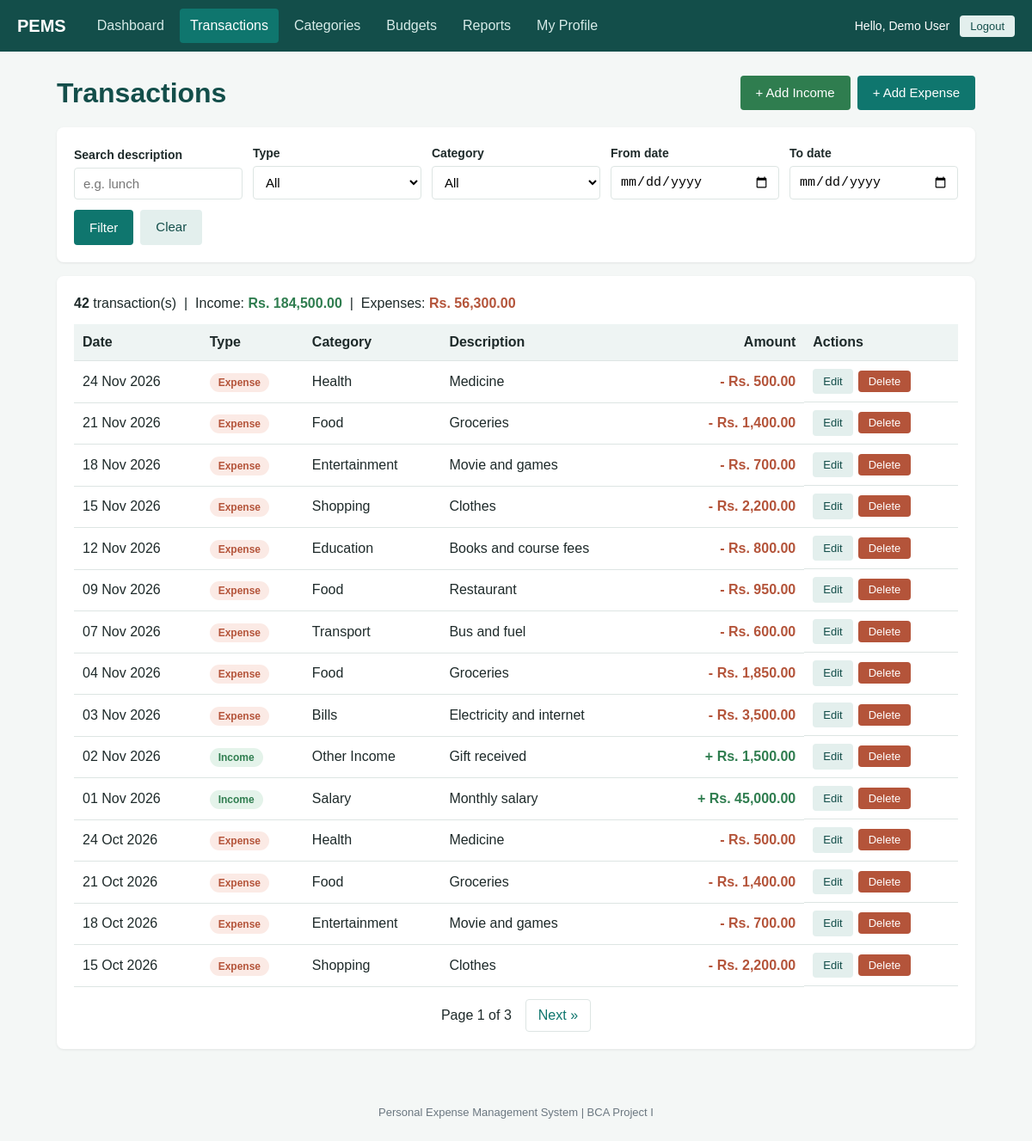
Screenshot of /transactions/index.php (signed in) with the database file from the repository.
### tables this page shows
CREATE TABLE IF NOT EXISTS transactions (
    transaction_id    INT UNSIGNED NOT NULL AUTO_INCREMENT,
    user_id           INT UNSIGNED NOT NULL,
    category_id       INT UNSIGNED NOT NULL,
    amount            DECIMAL(12,2) NOT NULL,
    type              ENUM('income','expense') NOT NULL,
    description       VARCHAR(255) NOT NULL DEFAULT '',
    transaction_date  DATE NOT NULL,
    created_at        TIMESTAMP NOT NULL DEFAULT CURRENT_TIMESTAMP,
    PRIMARY KEY (transaction_id),
    KEY idx_tx_user_date (user_id, transaction_date),    
    KEY idx_tx_user_type (user_id, type),
    KEY idx_tx_category (category_id),
    CONSTRAINT chk_tx_amount CHECK (amount > 0),
    CONSTRAINT fk_tx_user
        FOREIGN KEY (user_id) REFERENCES users (user_id)
        ON DELETE CASCADE,
    CONSTRAINT fk_tx_category
        FOREIGN KEY (category_id) REFERENCES categories (category_id)
        ON DELETE RESTRICT                           
);

CREATE TABLE IF NOT EXISTS categories (
    category_id    INT UNSIGNED NOT NULL AUTO_INCREMENT,
    user_id        INT UNSIGNED NOT NULL,
    category_name  VARCHAR(50) NOT NULL,
    category_type  ENUM('income','expense') NOT NULL DEFAULT 'expense',
    status         ENUM('active','inactive') NOT NULL DEFAULT 'active',
    PRIMARY KEY (category_id),
    UNIQUE KEY uq_category_per_user (user_id, category_name, category_type),
    CONSTRAINT fk_categories_user
        FOREIGN KEY (user_id) REFERENCES users (user_id)
        ON DELETE CASCADE                           
);

### includes/functions.php (called while the page is built, shortened)
<?php
function get_text(string $key): string
{
    return (isset($_GET[$key]) && is_string($_GET[$key])) ? trim($_GET[$key]) : '';
}
function read_id($value): int
{
    $id = filter_var($value, FILTER_VALIDATE_INT);
    return ($id !== false && $id > 0) ? $id : 0;
}
function e($value): string
{
    return htmlspecialchars((string) $value, ENT_QUOTES, 'UTF-8');
}
function current_user_id(): int
{
    return (int) ($_SESSION['user_id'] ?? 0);
}
function format_money($amount): string
{
    return 'Rs. ' . number_format((float) $amount, 2);
}

### includes/transaction_functions.php (called while the page is built, shortened)
<?php
function read_transaction_filters(): array
{
    $errors  = [];
    $filters = ['type' => '', 'category_id' => 0, 'date_from' => '', 'date_to' => '', 'q' => ''];
    $type = get_text('type');
    $filters['category_id'] = read_id(get_text('category_id'));
    $filters['q'] = mb_substr(get_text('q'), 0, 100);
    foreach (['date_from' => 'From date', 'date_to' => 'To date'] as $key => $label) {
        $value = get_text($key);
        if ($value === '') {
            continue;
        }
    }
    return [$filters, $errors];
}
function build_transaction_where(array $filters, int $userId): array
{
    $where  = ['t.user_id = ?'];
    $params = [$userId];
    return [implode(' AND ', $where), $params];
}

### transactions/index.php (the view, shortened to what this page needs)
<?php
require_once __DIR__ . '/../includes/auth_check.php';
require_once __DIR__ . '/../includes/transaction_functions.php';
$userId  = current_user_id();
$perPage = 15;
list($filters, $filterErrors) = read_transaction_filters();
list($whereSql, $params)      = build_transaction_where($filters, $userId);
$stmt = $pdo->prepare(
    "SELECT COUNT(*) AS row_count,
            COALESCE(SUM(CASE WHEN t.type = 'income'  THEN t.amount END), 0) AS income_total,
            COALESCE(SUM(CASE WHEN t.type = 'expense' THEN t.amount END), 0) AS expense_total
     FROM transactions t
     WHERE $whereSql"
);
$stmt->execute($params);
$summary = $stmt->fetch();
$rowCount = (int) $summary['row_count'];
$totalPages = max(1, (int) ceil($rowCount / $perPage));
$page       = min(max(1, read_id(get_text('page'))), $totalPages);
$offset     = ($page - 1) * $perPage;
$stmt = $pdo->prepare(
    "SELECT t.transaction_id, t.amount, t.type, t.description, t.transaction_date, c.category_name
     FROM transactions t
     JOIN categories c ON c.category_id = t.category_id
     WHERE $whereSql
     ORDER BY t.transaction_date DESC, t.transaction_id DESC
     LIMIT $perPage OFFSET $offset"
);
$stmt->execute($params);
$transactions = $stmt->fetchAll();
function page_link(array $filters, int $page): string
{
    $query = array_filter($filters, function ($v) { return $v !== '' && $v !== 0; });
    $query['page'] = $page;
    return BASE_URL . '/transactions/index.php?' . http_build_query($query);
}
$filtersActive = ($filters['type'] !== '' || $filters['category_id'] > 0 || $filters['date_from'] !== ''
                  || $filters['date_to'] !== '' || $filters['q'] !== '');
require __DIR__ . '/../includes/header.php';
?>
<div class="page-header">
    <h1>Transactions</h1>
    <div class="btn-group">
        <a class="btn btn-success" href="<?php echo BASE_URL; ?>/transactions/add.php?type=income">+ Add Income</a>
        <a class="btn btn-primary" href="<?php echo BASE_URL; ?>/transactions/add.php?type=expense">+ Add Expense</a>
    </div>
</div>
<form method="get" action="" class="card filter-form">
    <div class="form-group">
        <label for="q">Search description</label>
        <input type="text" id="q" name="q" value="<?php echo e($filters['q']); ?>" maxlength="100" placeholder="e.g. lunch">
    </div>
    <div class="form-group">
        <label for="type">Type</label>
        <select id="type" name="type">
            <option value="">All</option>
        </select>
    </div>
    <div class="form-group">
        <label for="category_id">Category</label>
        <select id="category_id" name="category_id">
            <option value="">All</option>
        </select>
    </div>
    <div class="form-group">
        <label for="date_from">From date</label>
        <input type="date" id="date_from" name="date_from" value="<?php echo e($filters['date_from']); ?>">
    </div>
    <div class="form-group">
        <label for="date_to">To date</label>
        <input type="date" id="date_to" name="date_to" value="<?php echo e($filters['date_to']); ?>">
    </div>
    <div class="form-group filter-buttons">
        <button type="submit" class="btn btn-primary">Filter</button>
        <a class="btn btn-light" href="<?php echo BASE_URL; ?>/transactions/index.php">Clear</a>
    </div>
</form>
<div class="card">
<?php if ($rowCount === 0): ?>
    <p class="empty-state">
        <?php if ($filtersActive): ?>
            No transactions match your filters.
        <?php else: ?>
            No transactions yet. Use "Add Income" or "Add Expense" to record your first one.
        <?php endif; ?>
    </p>
<?php else: ?>
    <p class="result-summary">
        <strong><?php echo $rowCount; ?></strong> transaction(s)<?php echo $filtersActive ? ' match your filters' : ''; ?>
        &nbsp;|&nbsp; Income: <span class="amount-income"><?php echo e(format_money($summary['income_total'])); ?></span>
        &nbsp;|&nbsp; Expenses: <span class="amount-expense"><?php echo e(format_money($summary['expense_total'])); ?></span>
    </p>
    <div class="table-wrap">
    <table>
        <tr>
            <th>Date</th>
            <th>Type</th>
            <th>Category</th>
            <th>Description</th>
            <th class="text-right">Amount</th>
            <th>Actions</th>
        </tr>
        <?php foreach ($transactions as $t): ?>
        <tr>
            <td><?php echo e(date('d M Y', strtotime($t['transaction_date']))); ?></td>
            <td><span class="badge badge-<?php echo e($t['type']); ?>"><?php echo e(ucfirst($t['type'])); ?></span></td>
            <td><?php echo e($t['category_name']); ?></td>
            <td><?php echo e($t['description']); ?></td>
            <td class="text-right amount-<?php echo e($t['type']); ?>">
                <?php echo $t['type'] === 'income' ? '+' : '-'; ?> <?php echo e(format_money($t['amount'])); ?>
            </td>
            <td class="actions">
                <a class="btn btn-small btn-light" href="<?php echo BASE_URL; ?>/transactions/edit.php?id=<?php echo (int) $t['transaction_id']; ?>">Edit</a>
                <form method="post" action="<?php echo BASE_URL; ?>/transactions/delete.php"
                      data-confirm="Delete this <?php echo e($t['type']); ?> of <?php echo e(format_money($t['amount'])); ?> (<?php echo e($t['category_name']); ?>)? This cannot be undone.">
                    <button type="submit" class="btn btn-small btn-danger">Delete</button>
                </form>
            </td>
        </tr>
        <?php endforeach; ?>
    </table>
    </div>
    <?php if ($totalPages > 1): ?>
    <div class="pagination">
        <span>Page <?php echo $page; ?> of <?php echo $totalPages; ?></span>
        <?php if ($page < $totalPages): ?>
            <a href="<?php echo e(page_link($filters, $page + 1)); ?>">Next &raquo;</a>
        <?php endif; ?>
    </div>
    <?php endif; ?>
<?php endif; ?>
</div>
<?php require __DIR__ . '/../includes/footer.php'; ?>

### assets/css/style.css (style rules this page uses)
:root { --primary: #0f766e; --primary-dark: #134e4a; --bg: #f4f7f6; --card: #ffffff; --text: #1e2a2a; --muted: #6b7780; --border: #dde5e3; --danger: #b4543a; --success: #2f7d4f; --income: #2f7d4f; --expense: #b4543a; }
* { box-sizing: border-box; }
body { margin: 0; min-height: 100vh; display: flex; flex-direction: column; font-family: Arial, Helvetica, sans-serif; background: var(--bg); color: var(--text); line-height: 1.5; }
h1 { color: var(--primary-dark); margin: 0 0 16px; }
a { color: var(--primary); }
.card { background: var(--card); border-radius: 8px; padding: 20px; margin-bottom: 16px; box-shadow: 0 1px 3px rgba(0, 0, 0, 0.08); }
.form-group { margin-bottom: 14px; }
label { display: block; font-weight: bold; margin-bottom: 4px; font-size: 14px; }
input[type="text"], input[type="email"], input[type="password"], input[type="number"], input[type="date"], select, textarea { width: 100%; padding: 9px 10px; border: 1px solid var(--border); border-radius: 4px; font-size: 15px; background: #fff; }
.btn { display: inline-block; padding: 9px 18px; border: none; border-radius: 4px; font-size: 15px; cursor: pointer; text-decoration: none; }
.btn-primary { background: var(--primary); color: #fff; }
.btn-danger { background: var(--danger); color: #fff; }
.btn-light { background: #e3efed; color: var(--primary-dark); }
.btn-small { padding: 5px 12px; font-size: 13px; }
table { width: 100%; border-collapse: collapse; }
th, td { text-align: left; padding: 9px 10px; border-bottom: 1px solid var(--border); }
th { background: #eef4f3; }
.page-header { display: flex; justify-content: space-between; align-items: center; margin-bottom: 16px; flex-wrap: wrap; gap: 10px; }
.page-header h1 { margin: 0; }
.badge { display: inline-block; padding: 2px 10px; border-radius: 12px; font-size: 12px; font-weight: bold; }
.badge-income { background: #e4f3ea; color: var(--income); }
.badge-expense { background: #fbeae5; color: var(--expense); }
.table-wrap { overflow-x: auto; }
.actions { display: flex; gap: 6px; align-items: center; }
.actions form { margin: 0; }
.btn-success { background: var(--income); color: #fff; }
.btn-group { display: flex; gap: 8px; flex-wrap: wrap; }
.text-right { text-align: right; }
.amount-income { color: var(--income); font-weight: bold; white-space: nowrap; }
.amount-expense { color: var(--expense); font-weight: bold; white-space: nowrap; }
.filter-form { display: grid; grid-template-columns: repeat(auto-fit, minmax(170px, 1fr)); gap: 12px; align-items: end; }
.filter-form .form-group { margin-bottom: 0; }
.filter-buttons { display: flex; gap: 8px; }
.result-summary { margin: 0 0 12px; }
.pagination { display: flex; justify-content: center; align-items: center; gap: 16px; margin-top: 14px; }
.pagination a { padding: 6px 14px; border: 1px solid var(--border); border-radius: 4px; text-decoration: none; background: #fff; }

### rows the page displays
transactions: transaction_date "24 Nov 2026", type "Expense", category.category_name "Health", description "Medicine", amount "Rs. 500.00"
transactions: transaction_date "21 Nov 2026", type "Expense", category.category_name "Food", description "Groceries", amount "Rs. 1,400.00"
transactions: transaction_date "18 Nov 2026", type "Expense", category.category_name "Entertainment", description "Movie and games", amount "Rs. 700.00"
transactions: transaction_date "15 Nov 2026", type "Expense", category.category_name "Shopping", description "Clothes", amount "Rs. 2,200.00"
transactions: transaction_date "12 Nov 2026", type "Expense", category.category_name "Education", description "Books and course fees", amount "Rs. 800.00"
transactions: transaction_date "09 Nov 2026", type "Expense", category.category_name "Food", description "Restaurant", amount "Rs. 950.00"
transactions: transaction_date "07 Nov 2026", type "Expense", category.category_name "Transport", description "Bus and fuel", amount "Rs. 600.00"
transactions: transaction_date "04 Nov 2026", type "Expense", category.category_name "Food", description "Groceries", amount "Rs. 1,850.00"
transactions: transaction_date "03 Nov 2026", type "Expense", category.category_name "Bills", description "Electricity and internet", amount "Rs. 3,500.00"
transactions: transaction_date "02 Nov 2026", type "Income", category.category_name "Other Income", description "Gift received", amount "Rs. 1,500.00"
transactions: transaction_date "01 Nov 2026", type "Income", category.category_name "Salary", description "Monthly salary", amount "Rs. 45,000.00"
transactions: transaction_date "24 Oct 2026", type "Expense", category.category_name "Health", description "Medicine", amount "Rs. 500.00"
transactions: transaction_date "21 Oct 2026", type "Expense", category.category_name "Food", description "Groceries", amount "Rs. 1,400.00"
transactions: transaction_date "18 Oct 2026", type "Expense", category.category_name "Entertainment", description "Movie and games", amount "Rs. 700.00"
transactions: transaction_date "15 Oct 2026", type "Expense", category.category_name "Shopping", description "Clothes", amount "Rs. 2,200.00"

### other values shown
$_SESSION['full_name'] "Demo User"
$rowCount "42"
format_money($summary['income_total']) "Rs. 184,500.00"
format_money($summary['expense_total']) "Rs. 56,300.00"
$page "1"
$totalPages "3"
